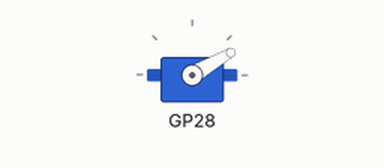
Bench run of a program on a simulated Raspberry Pi Pico running MicroPython. On the bench: servo. At 4.0 s the program stops and its outputs stay as they are.

Above: at 0.1 s.
At 2.1 s:
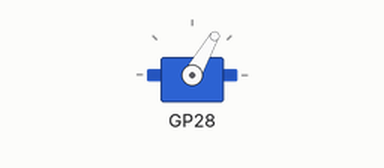
At 4.1 s:
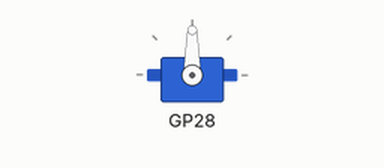
Timing chart, 0 to 5.5 s (numbered marks = the images above):
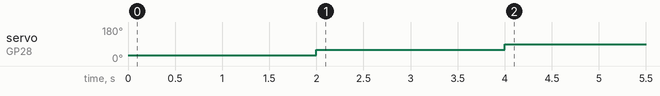

The program:

Servo_Sweep_Practice.py
```python
import time
from servo import Servo
my_servo = Servo(pin_id=28)
my_servo.write(30)
time.sleep(2.0)
my_servo.write(60)
time.sleep(2.0)
my_servo.write(90)

# from machine import Pin, PWM
# from time import sleep
# from servo import Servo
#
# # Initialize Servo on pin 0 with micropythonservo library
# servo = Servo(pin_id=0)
#
# # Sweep the servo from 0 to 180 degrees and back
# while True:
#     for angle in range(0, 180, 5):  # start at 0 and count in 5s until 180 is reached
#
#         # angle will be updated every loop so we will use it to set the servo angle
#         servo.write(angle)
#         sleep(0.1)
#
#     for angle in range(180, 0, -5):  # 180 to 0 degrees, 5 degrees at a time
#
#         # angle will be updated every loop so we will use it to set the servo angle
#         servo.write(angle)
#         sleep(0.1)
```

Measured:
- by itself, servo on GP28: 30° → 60° at 2.0 s, → 90° 2.0 s later
